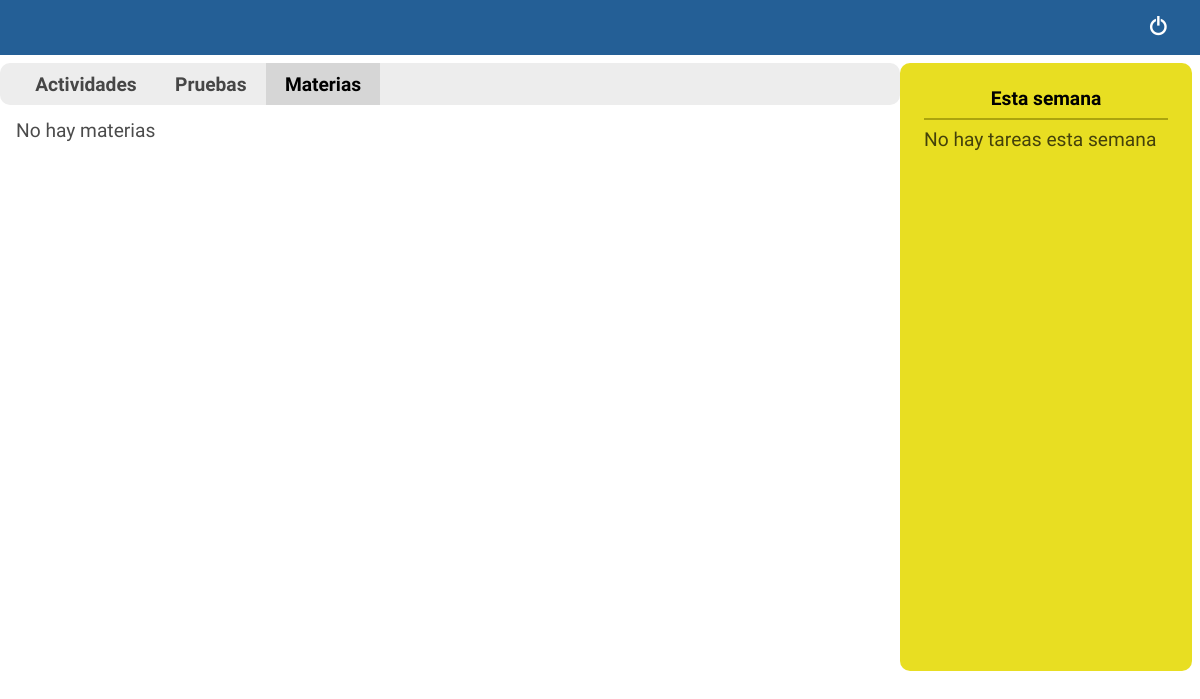
The page /subjects/ on the database as committed earlier.
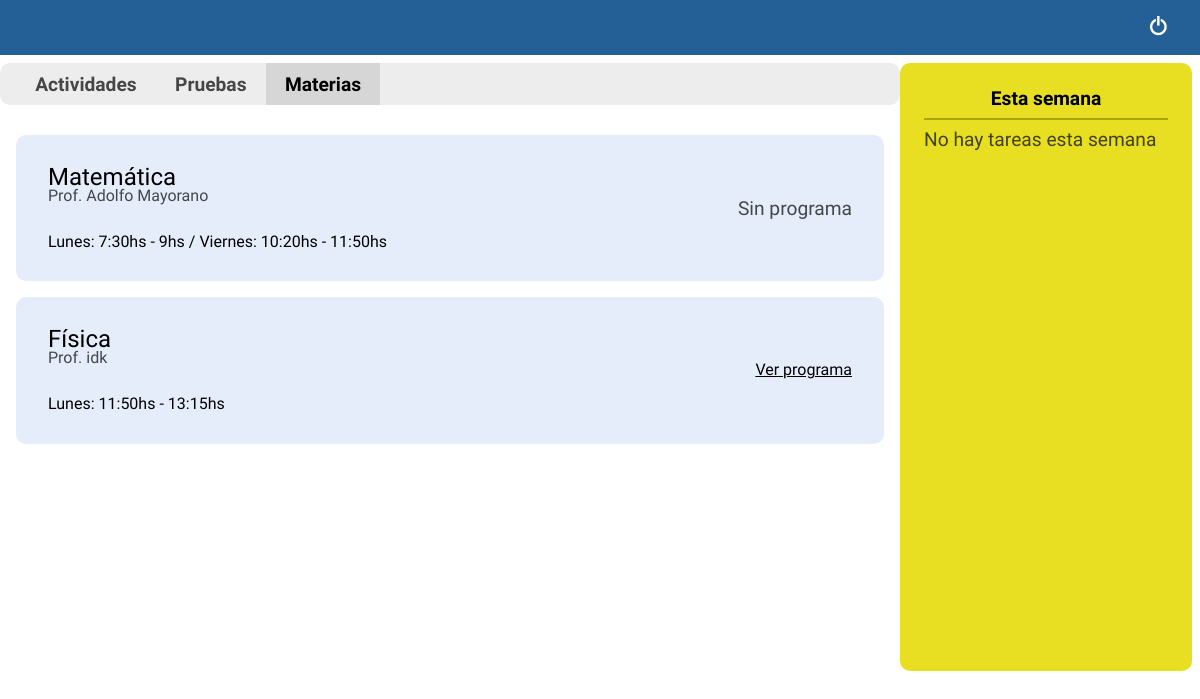
The same page on the database as committed later.
### task/models.py (models this page shows, shortened)
class Subject(models.Model):
    name = models.CharField(max_length=70)
    color = models.CharField(max_length=7)
    teacher = models.CharField(max_length=50)
    schedule = models.FileField(null=True, blank=True, upload_to='media/')
    days = models.CharField(max_length=100, default='none')

### task/views.py (the view)
# urls.py: path('subjects/', views_task.SubjectsListView.as_view(), name='subjects'),
class SubjectsListView(ListView):
    template_name='task/subjects.html'
    model=Subject
    def get_context_data(self, **kwargs):
        context = super().get_context_data(**kwargs)
        date = datetime.date.today()
        start_week = date - datetime.timedelta(date.weekday())
        end_week = start_week + datetime.timedelta(7)
        context["week"] = Task.objects.filter(time__range=[start_week, end_week])
        return context

### templates/task/subjects.html
{% extends 'task/reminders.html' %}
{% load static %}
{% block link2 %}{% static "css/subjects.css" %}{% endblock %}
{% block main %}
    {% if object_list %}
        {% for subject in object_list %}
            <div class="subject-container">
                <div class="subject">
                    <div class="subject-left">
                        <div class="subject-info">
                            <div class="subject-name">{{subject.name}}</div>
                            <small class="subject-teacher">Prof. {{subject.teacher}}</small>
                        </div>
                        <div class="subject-days">{{subject.days}}</div>
                    </div>
                    <div class="subject-right">
                        {% if subject.schedule %}
                            <a href="{{ subject.schedule.url }}">Ver programa</a>
                        {% else %}
                            <div class="noContent">Sin programa</div>
                        {% endif %}
                    </div>
                </div>
            </div>
        {% endfor %}
    {% else %}
        <div class="noContent">No hay materias</div>
    {% endif %}
{% endblock main %}

Rows that differ between the two databases and show on the page:
added Subject: name "Matemática", teacher "Adolfo Mayorano", days "Lunes: 7:30hs - 9hs / Viernes: 10:20hs - 11:50hs", schedule "Sin programa"
added Subject: name "Física", teacher "idk", days "Lunes: 11:50hs - 13:15hs"
Other text that changed with them:
text no longer shown: "No hay materias"
